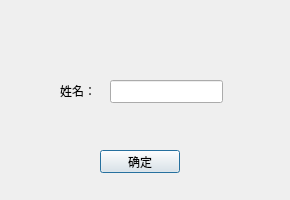
<?xml version="1.0" encoding="UTF-8"?>
<ui version="4.0">
 <class>DelDialog</class>
 <widget class="QDialog" name="DelDialog">
  <property name="geometry">
   <rect>
    <x>0</x>
    <y>0</y>
    <width>290</width>
    <height>200</height>
   </rect>
  </property>
  <property name="windowTitle">
   <string>Dialog</string>
  </property>
  <widget class="QLabel" name="label">
   <property name="geometry">
    <rect>
     <x>60</x>
     <y>80</y>
     <width>53</width>
     <height>21</height>
    </rect>
   </property>
   <property name="text">
    <string>姓名：</string>
   </property>
  </widget>
  <widget class="QLineEdit" name="edt_DelName">
   <property name="geometry">
    <rect>
     <x>110</x>
     <y>80</y>
     <width>113</width>
     <height>23</height>
    </rect>
   </property>
  </widget>
  <widget class="QPushButton" name="pushButton">
   <property name="geometry">
    <rect>
     <x>100</x>
     <y>150</y>
     <width>80</width>
     <height>23</height>
    </rect>
   </property>
   <property name="text">
    <string>确定</string>
   </property>
  </widget>
 </widget>
 <resources/>
 <connections/>
</ui>
